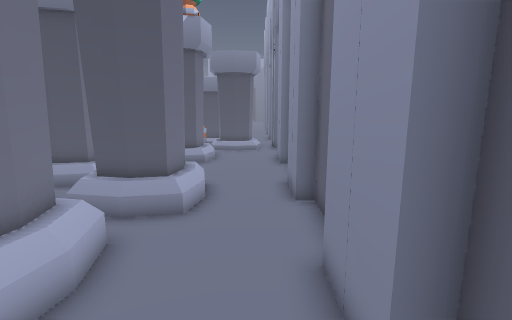
view 1 (above)

21 first-person views from a walk through a 3-D level made in the Godot game engine. The camera is 1.4 m above the floor, tilts 10° down and sees 85° across. The floor is counted in squares, 0.5 m on a side. Each view is taken from the middle of a square. On the plan, view 1 faces up. The plan holds only what a view shows up to about 19 squares ahead; the rest is blank. The place goes on beyond the plan. Characters and animated objects are left out.

view 2
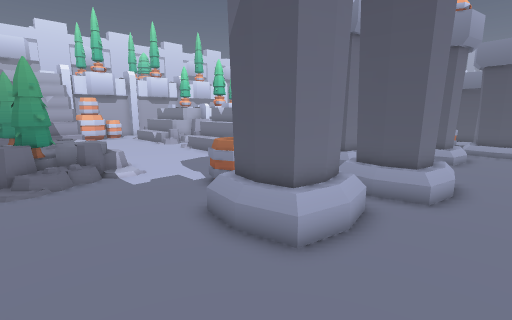

view 3
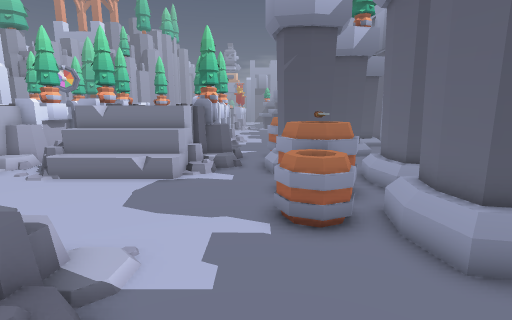

view 4
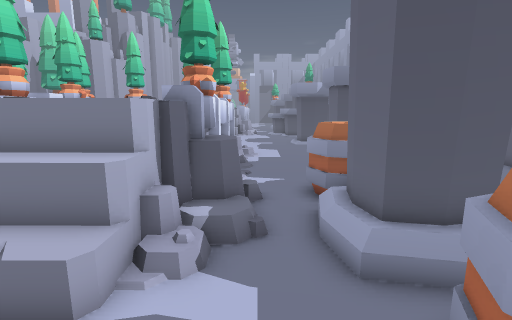

view 5
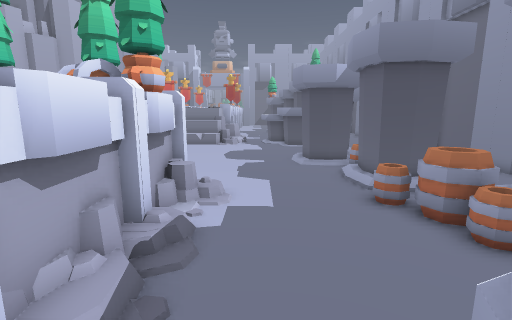

view 6
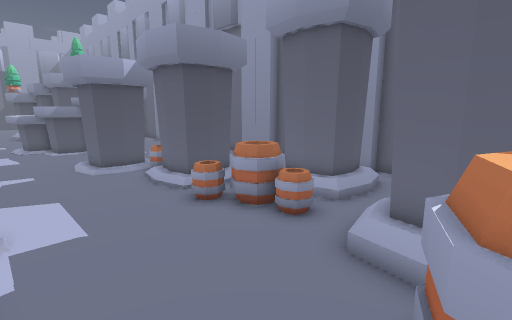

view 7
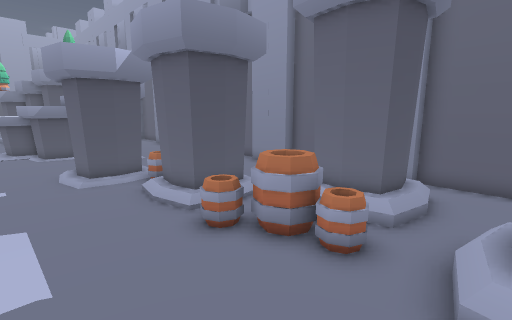

view 8
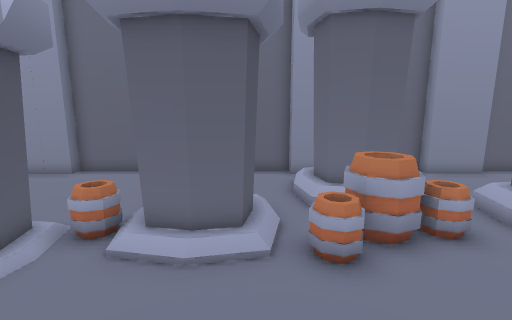

view 9
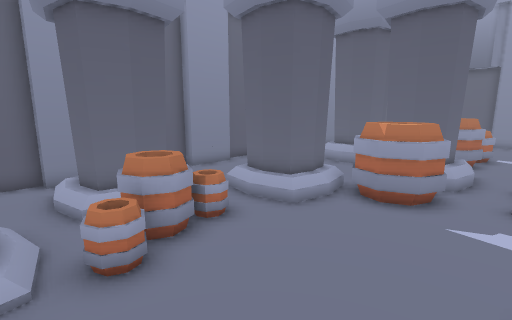

view 10
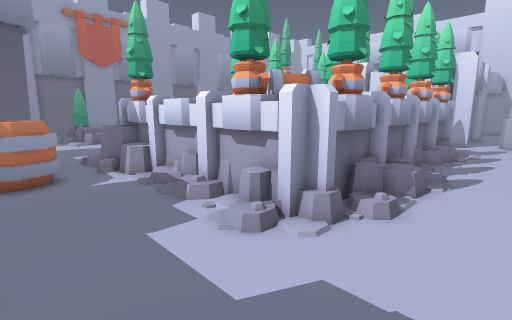

view 11
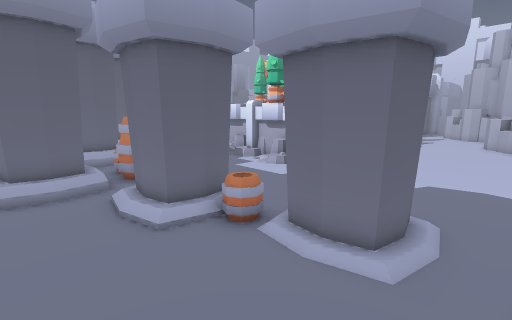

view 12
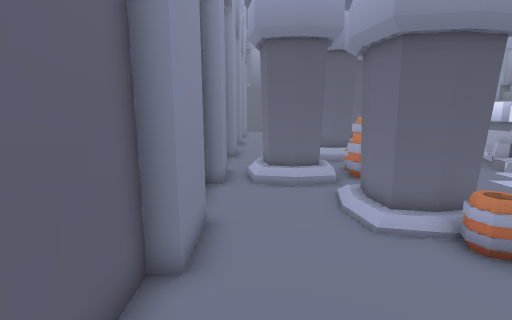

view 13
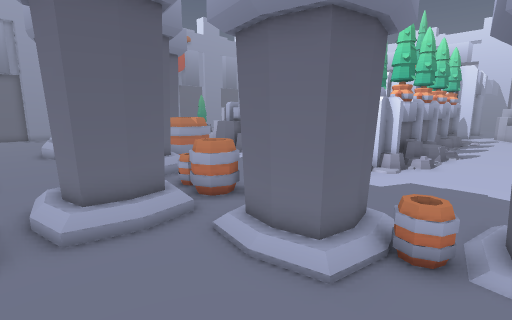

view 14
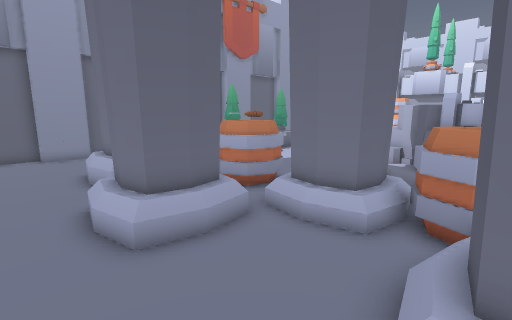

view 15
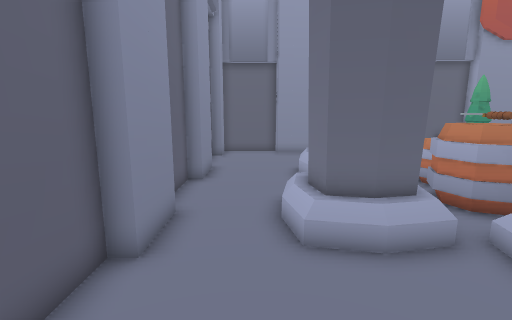

view 16
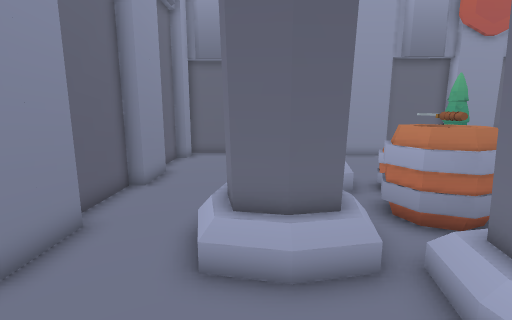

view 17
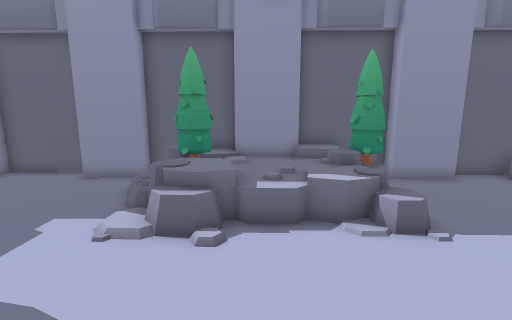

view 18
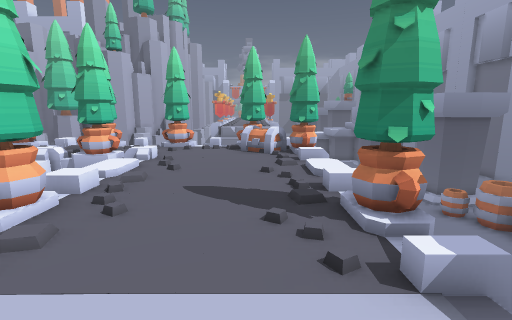

view 19
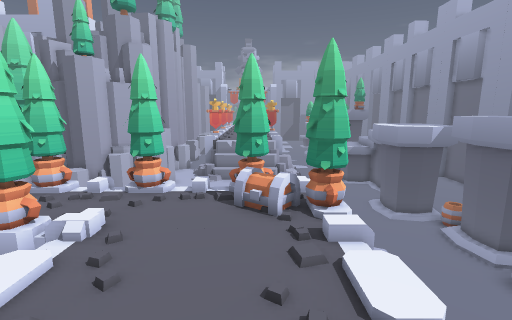

view 20
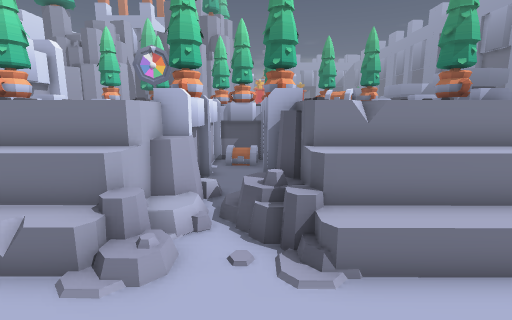

view 21
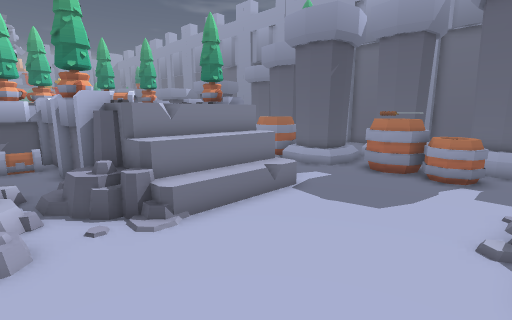

### Floor plan
Key: @ floor where view 1 was taken; # wall or solid block; x gap in a wall; . main floor; : floor 0.25 m higher than the main floor; + floor 0.5 m higher than the main floor; * floor 1 m higher than the main floor; % floor 1.5 m higher than the main floor; & floor 1.75 m higher than the main floor; $ floor 2 m higher than the main floor; / step, stairs or slope; = window, fence, low wall or low ledge; v drop or lower ground; C column; B barrel; R rock; S stone; T tree; P pot; H chest; O other object.
Columns run from 24 left of view 1 to 2 right of it. Each row starts with its distance up from view 1.
 34          ............. ..##
 33 R.........................#
 32 .................CCC......#
 31  ................C.C......#
 30   ...............CCC......#
 29 ...................OB....##
 28 ...................CC....##
 27 ..................CCCC...##
 26 ...         ......C  C....#
 25 x######/TP#S#......CCC....#
 24 %TT%%TT%%T S#.....B.......#
 23  %%%%%%%%$HP#.....OBBCCCC##
 22   %TT/%%%%%T#.....BBBC  C##
 21   =TT//%%%%&v......OBCCCC##
 20   . v%%%%%%%v.........C//.#
 19   .vv&%%%%%&v.............#
 18   ...%%%%%%%v.....CCCC....#
 17   v.v&%%%%%/S...B.C  C...##
 16  TT.TT%%%%%TP..BBBCCCC...##
 15  TT.TT%%%%%TS/.BBBB///...##
 14   vvv %%%%%/SS.BBB........#
 13   v.v  %%%%vS..CCC:.......#
 12 %v . v     :::.C  C.......#
 11 *//.+/**/*//...CCC:......##
 10 ///..///////.......CCCC..##
  9 .//.../........BBB.C  C..##
  8 ...............BBBBCCCC...#
  7   .............BBB. ......#
  6    ............BB . ......#
  5     ...........BBBCCC.....#
  4    ............BB.C+CO...##
  3   ......../.......CCC....##
  2  ...+ R/+/ S..............#
  1 ....        ..............#
  0 ....TT    TT:...........@.#
 -1 ....TT    TS .............#
 -2 x##.       S ............##
 -3   vv###################..#
 -4                       ####

Positions as (right, up) in squares from view 1, and headings:
1: (0, 0), facing up
2: (0, -2), facing up-left
3: (-10, -2), facing up
4: (-11, 6), facing up
5: (-10, 15), facing up
6: (-11, 16), facing up-right
7: (-10, 18), facing up-right
8: (-11, 25), facing right
9: (-11, 25), facing down-right
10: (-7, 29), facing down-left
11: (0, 34), facing down-left
12: (0, 34), facing down
13: (1, 30), facing down-left
14: (0, 16), facing down-left
15: (-1, 16), facing down
16: (-3, 15), facing down
17: (-16, 9), facing down
18: (-15, 11), facing up
19: (-15, 15), facing up
20: (-20, 5), facing up
21: (-22, 3), facing up-right
